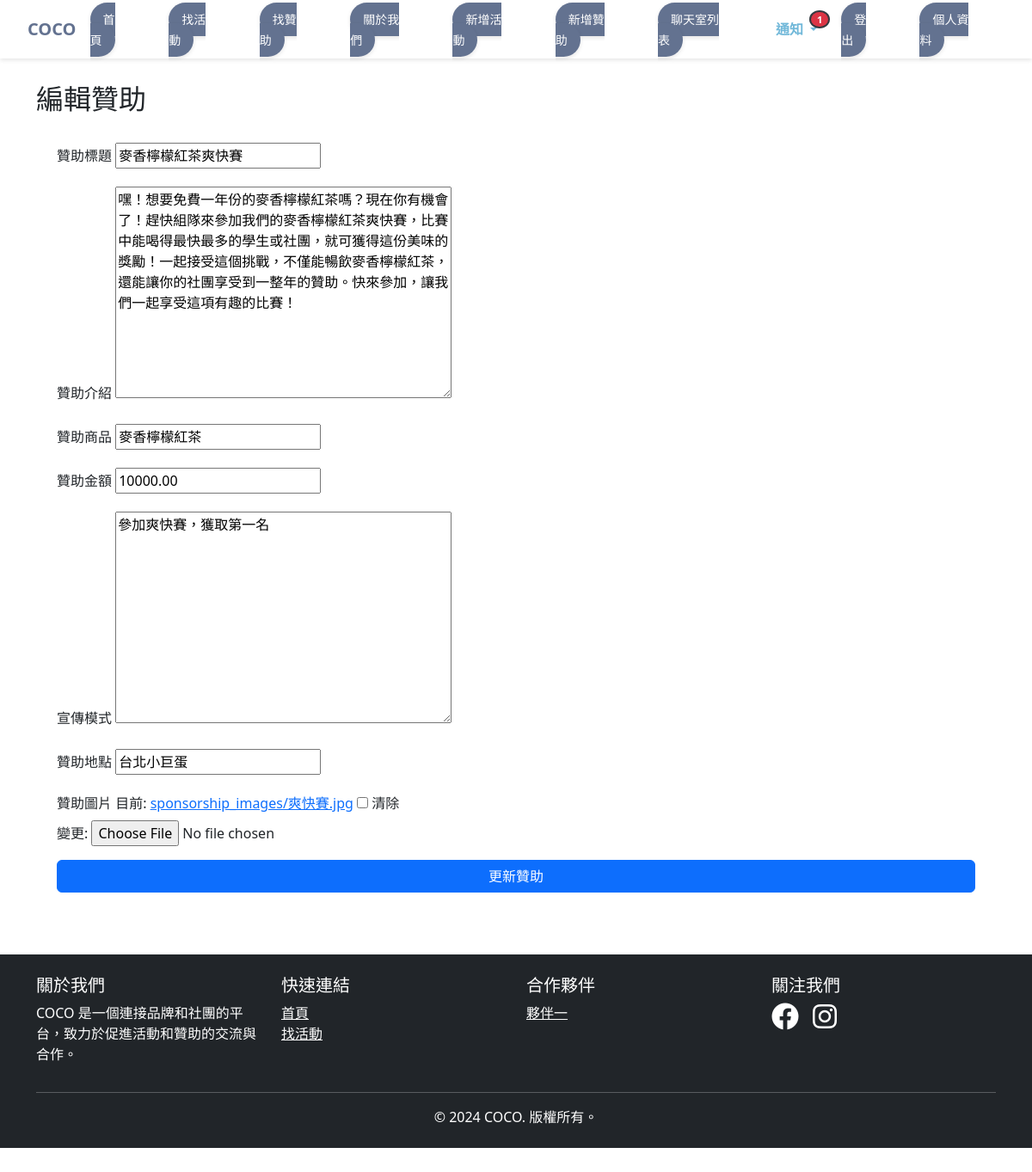
The page /edit_sponsorship/18/ (signed in) on the database its author committed.
### events/models.py (models this page shows)
class Sponsorshipnew(models.Model):
    title = models.CharField(max_length=200)            # 贊助名稱
    description = models.TextField()                    # 贊助描述
    sponsor = models.CharField(max_length=100)          # 贊助者名稱
    item = models.CharField(max_length=100,default=" ") #贊助商品
    people = models.TextField(max_length=100,default=" ") #宣傳模式
    amount = models.DecimalField(
    max_digits=10,
    decimal_places=2,
    validators=[MinValueValidator(0)]  # 0作最小值
)  # 贊助金額
    image = models.ImageField(upload_to='sponsorship_images/', blank=True, null=True)  # 贊助圖片
    location = models.CharField(max_length=100,default=" ")        # 贊助地點
    date_posted = models.DateTimeField(default=timezone.now)  # 贊助發布日期
    check_status = models.BooleanField(default=False) # 審核狀態
    is_active = models.BooleanField(default=True)
    organizer = models.ForeignKey(
        settings.AUTH_USER_MODEL,
        on_delete=models.CASCADE,
        related_name='organized_sponsorships',
        null=True,
        blank=True
    )

### events/views.py (the view)
# urls.py: path('edit_sponsorship/<int:sponsorship_id>/', views.edit_sponsorship, name='edit_sponsorship'),
@login_required
def edit_sponsorship(request, sponsorship_id):
    sponsorship = get_object_or_404(Sponsorshipnew, id=sponsorship_id)
    if request.user != sponsorship.organizer:
        messages.error(request, '您沒有權限編輯此贊助')
        return redirect('sponsor_detail', sponsorship_id=sponsorship.id)
    if request.method == 'POST':
        form = SponsorshipForm(request.POST, request.FILES, instance=sponsorship)
        if form.is_valid():
            form.save()
            messages.success(request, '贊助已成功更新')
            Notification.objects.create(
                user=sponsorship.organizer,
                sponsorship=sponsorship,
                message=f'贊助 "{sponsorship.title}" 已成功更新'
            )
            return redirect('sponsor_detail', sponsorship_id=sponsorship.id)
    else:
        form = SponsorshipForm(instance=sponsorship)
    return render(request, 'events/edit_sponsorship.html', {'form': form, 'sponsorship': sponsorship})

### events/forms.py
class SponsorshipForm(forms.ModelForm):
    class Meta:
        model = Sponsorshipnew
        fields = ['title', 'description', 'item','amount','people', 'location', 'image']
        labels = {
            'title': '贊助標題',
            'description': '贊助介紹',
            'item':'贊助商品',
            'people': '宣傳模式',
            'amount': '贊助金額',
            'location': '贊助地點',
            'image': '贊助圖片',
        }

### events/context_processors.py (called while the page is built)
def notifications(request):
    if request.user.is_authenticated:
        notifications = Notification.objects.filter(user=request.user).order_by('-created_at')
        unread_count = notifications.filter(is_read=False).count()
        return {
            'notifications': notifications[:5],  # 只在這裡進行切片
            'unread_notifications_count': unread_count
        }
    return {}

### events/templates/events/edit_sponsorship.html (shortened to what this page needs)
{% extends 'base.html' %}
{% load static %}
{% block content %}
<div class="container mt-5">
    <h2>編輯贊助</h2>
    <form method="post" enctype="multipart/form-data" class="needs-validation p-4" novalidate>
        {% for field in form %}
            <div class="mb-3">
                <label for="{{ field.id_for_label }}" class="form-label">{{ field.label }}</label>
                {{ field }}
            </div>
        {% endfor %}
        <button type="submit" class="btn btn-primary w-100">更新贊助</button>
    </form>
</div>
{% endblock %}

### events/static/css/styles.css (style rules this page uses)
body { padding-top: 3rem; padding-bottom: 3rem; color: rgb(var(--bs-tertiary-color-rgb)); }

### rows shown on the page
Sponsorshipnew: form "麥香檸檬紅茶爽快賽" "嘿！想要免費一年份的麥香檸檬紅茶嗎？現在你有機會了！趕快組隊來參加我們的麥香檸檬紅茶爽快賽，比賽中能喝得最快最多的學生或社團，就可獲得這份美味的獎勵！一起接受這個挑戰，不僅能暢飲麥香檸檬紅茶，還能讓你的社團享受到一整年的贊助。快來參加，讓我們一起享受這項有趣的比賽！" "麥香檸檬紅茶" "10000.00" "參加爽快賽，獲取第一名" "台北小巨蛋"

### other values the page prints
{{ unread_notifications_count }} "1"
{{ field.label }} "贊助標題" "贊助介紹" "贊助商品" "贊助金額" "宣傳模式" "贊助地點" "贊助圖片"
